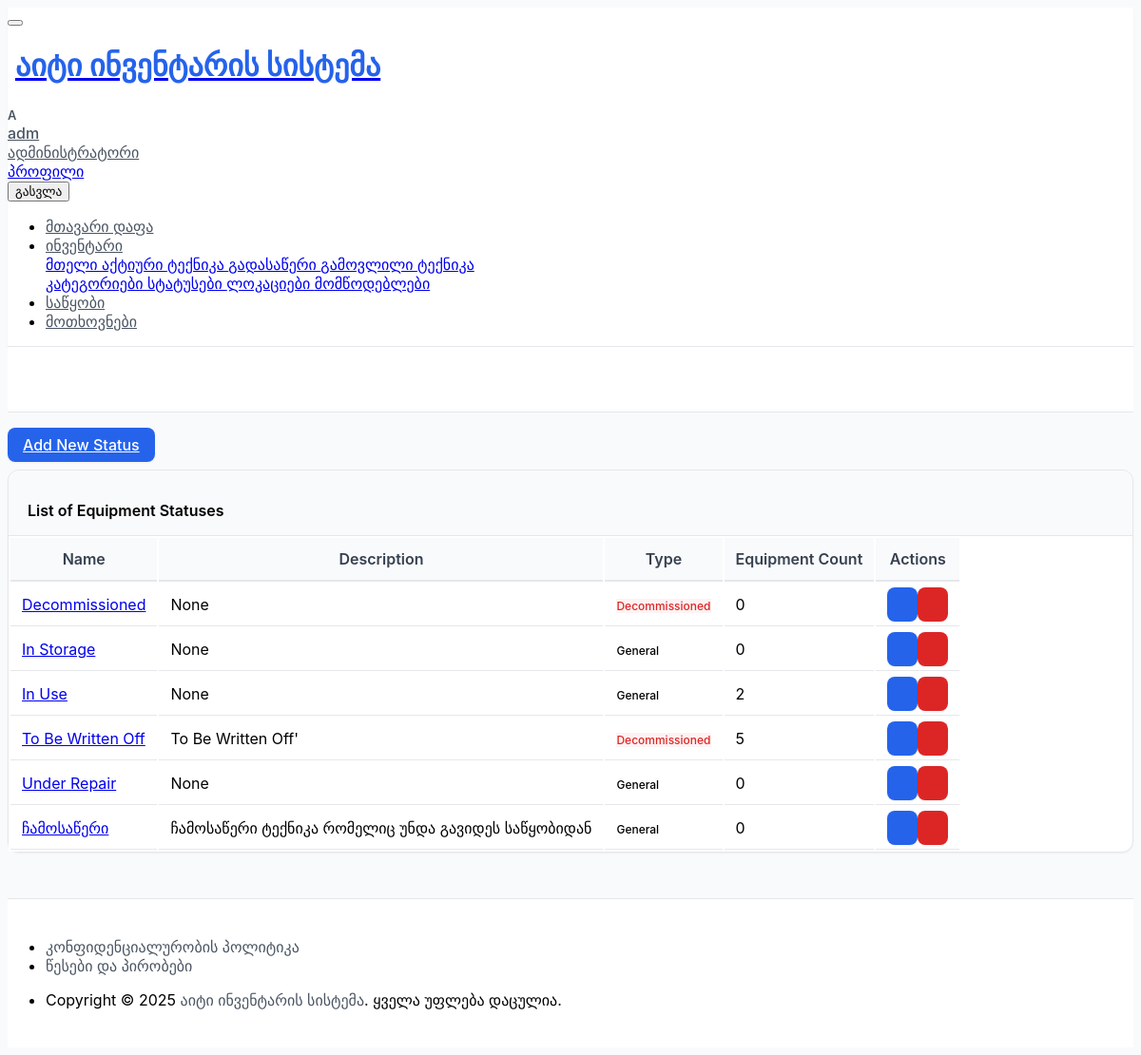
The page /inventory/statuses/ (signed in) on the database as committed earlier.
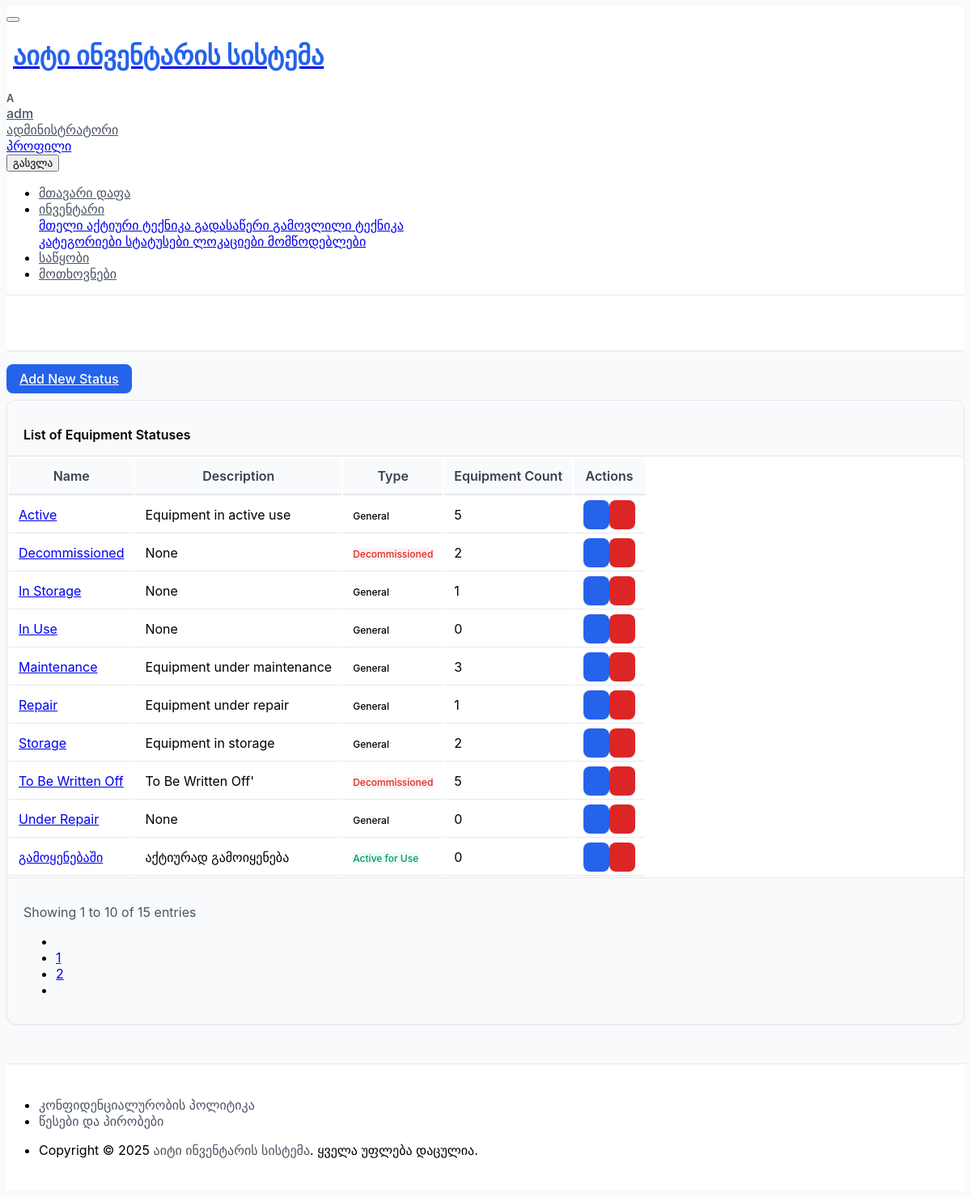
The same page on the database as committed later.
### inventory/models.py (models this page shows, shortened)
class Status(models.Model):
    name = models.CharField(
        _("Status Name"),
        max_length=50,
        unique=True,
        help_text=_("ტექნიკის მიმდინარე მდგომარეობის დასახელება (მაგ., ექსპლუატაციაშია, საწყობშია, რემონტშია, ჩამოწერილია).")
    )
    description = models.TextField(
        _("Description"),
        blank=True,
        null=True,
        help_text=_("სტატუსის მოკლე აღწერა (არასავალდებულო).")
    )
    is_active_for_use = models.BooleanField(
        _("Is Active for Use"),
        default=False,
        help_text=_("აღნიშნავს, რომ ამ სტატუსის მქონე ტექნიკა გამოსაყენებლად ვარგისია/მზადაა (მაგ. 'ექსპლუატაციაშია').")
    )
    is_decommissioned = models.BooleanField(
        _("Is Decommissioned"),
        default=False,
        help_text=_("აღნიშნავს, რომ ამ სტატუსის მქონე ტექნიკა სამუდამოდ გამოსულია მწყობრიდან/ჩამოწერილია.")
    )
    is_in_storage = models.BooleanField(
        _("Is In Storage"),
        default=False,
        help_text=_("აღნიშნავს, რომ ამ სტატუსის მქონე ტექნიკა საწყობში ინახება და ხელმისაწვდომია გასაცემად.")
    )
    is_marked_for_write_off = models.BooleanField(
        _("Is Marked for Write-Off"),
        default=False,
        help_text=_("აღნიშნავს, რომ ამ სტატუსის მქონე ტექნიკა მონიშნულია ჩამოსაწერად, მაგრამ ჯერ არ არის საბოლოოდ ჩამოწერილი.")
    )
    class Meta:
        verbose_name = _("Equipment Status")
        verbose_name_plural = _("Equipment Statuses")
        ordering = ['name']

### inventory/views.py (the view)
# urls.py: path('statuses/', views.StatusListView.as_view(), name='status_list'),
class StatusListView(LoginRequiredMixin, PermissionRequiredMixin, ListView):
    model = Status
    template_name = 'inventory/status_list.html'
    context_object_name = 'statuses'
    permission_required = 'inventory.view_status'
    paginate_by = 10
    def get_context_data(self, **kwargs):
        context = super().get_context_data(**kwargs)
        context['page_title'] = _("Equipment Statuses")
        context['can_add_status'] = self.request.user.has_perm('inventory.add_status')
        return context

### inventory/templates/inventory/status_list.html (shortened to what the changed rows need)
{% extends "core/base.html" %}
{% load i18n static %}
{% block content %}
<div class="container-xl">
    <div class="card">
        {% if statuses %}
            <div class="table-responsive">
                <table class="table table-vcenter card-table table-striped table-hover">
                    <thead>
                        <tr>
                            <th>{% trans "Name" %}</th>
                            <th>{% trans "Description" %}</th>
                            <th>{% trans "Type" %}</th>
                            <th>{% trans "Equipment Count" %}</th>
                            <th class="w-1">{% trans "Actions" %}</th>
                        </tr>
                    </thead>
                    <tbody>
                    {% for status_item in statuses %}
                        <tr>
                            <td>
                                {% if perms.inventory.change_status %}
                                    <a href="{% url 'inventory:status_update' status_item.pk %}">{{ status_item.name }}</a>
                                {% else %}
                                    {{ status_item.name }}
                                {% endif %}
                            </td>
                            <td data-label="{% trans "Description" %}">{{ status_item.description|truncatewords:15|default:"-" }}</td>
                            <td data-label="{% trans "Type" %}">
                                {% if status_item.is_decommissioned %}
                                    <span class="badge bg-danger-lt">{% trans "Decommissioned" %}</span>
                                {% elif status_item.is_marked_for_write_off %}
                                    <span class="badge bg-warning-lt">{% trans "Marked for Write-Off" %}</span>
                                {% elif status_item.is_in_storage %}
                                    <span class="badge bg-info-lt">{% trans "In Storage" %}</span>
                                {% elif status_item.is_active_for_use %}
                                    <span class="badge bg-success-lt">{% trans "Active for Use" %}</span>
                                {% else %}
                                    <span class="badge bg-secondary-lt">{% trans "General" %}</span>
                                {% endif %}
                            </td>
                            <td data-label="{% trans "Equipment Count" %}">{{ status_item.equipment_items_with_status.count }}</td>
                            <td>
                                <div class="btn-list flex-nowrap">
                                    {% if perms.inventory.change_status %}
                                    <a href="{% url 'inventory:status_update' status_item.pk %}" class="btn btn-primary" title="{% trans "Edit" %}">
                                    </a>
                                    {% endif %}
                                    {% if perms.inventory.delete_status %}
                                    <a href="{% url 'inventory:status_delete' status_item.pk %}" class="btn btn-danger" title="{% trans "Delete" %}">
                                    </a>
                                    {% endif %}
                                </div>
                            </td>
                        </tr>
                    {% endfor %}
                    </tbody>
                </table>
            </div>
        {% endif %}
        {% if is_paginated %}
        <div class="card-footer d-flex align-items-center">
            <p class="m-0 text-muted">
            </p>
            <ul class="pagination m-0 ms-auto">
                {% if page_obj.has_previous %}
                    <li class="page-item"><a class="page-link" href="?page={{ page_obj.previous_page_number }}{% for key, value in request.GET.items %}{% if key != 'page' %}&{{ key }}={{ value }}{% endif %}{% endfor %}"><i class="ti ti-chevron-left"></i></a></li>
                {% else %}
                    <li class="page-item disabled"><a class="page-link" href="#" tabindex="-1" aria-disabled="true"></a></li>
                {% endif %}
                {% for num in page_obj.paginator.page_range %}
                    {% if page_obj.number == num %}
                        <li class="page-item active"><a class="page-link" href="#">{{ num }}</a></li>
                    {% elif num > page_obj.number|add:'-3' and num < page_obj.number|add:'3' %}
                        <li class="page-item"><a class="page-link" href="?page={{ num }}{% for key, value in request.GET.items %}{% if key != 'page' %}&{{ key }}={{ value }}{% endif %}{% endfor %}">{{ num }}</a></li>
                    {% endif %}
                {% endfor %}
                {% if page_obj.has_next %}
                    <li class="page-item"></li>
                {% else %}
                    <li class="page-item disabled"><a class="page-link" href="#" tabindex="-1" aria-disabled="true"><i class="ti ti-chevron-right"></i></a></li>
                {% endif %}
            </ul>
        </div>
        {% endif %}
    </div>
</div>
{% endblock content %}

Rows that differ between the two databases and show on the page:
no longer on this page (row unchanged): Status: name "ჩამოსაწერი", description "ჩამოსაწერი ტექნიკა რომელიც უნდა გავიდეს საწყობიდან", equipment_items_with_status.count "0"
added Status: name "Active", description "Equipment in active use", equipment_items_with_status.count "5"
computed for Status "Decommissioned": equipment_items_with_status.count "0" → "2"
computed for Status "In Storage": equipment_items_with_status.count "0" → "1"
computed for Status "In Use": equipment_items_with_status.count "2" → "0"
added Status: name "Maintenance", description "Equipment under maintenance", equipment_items_with_status.count "3"
added Status: name "Repair", description "Equipment under repair", equipment_items_with_status.count "1"
added Status: name "Storage", description "Equipment in storage", equipment_items_with_status.count "2"
added Status: name "გამოყენებაში", description "აქტიურად გამოიყენება", equipment_items_with_status.count "0"
Other text that changed with them:
text now shown: "Showing 1 to 10 of 15 entries"
new list line: "1"
new list line: "2"
